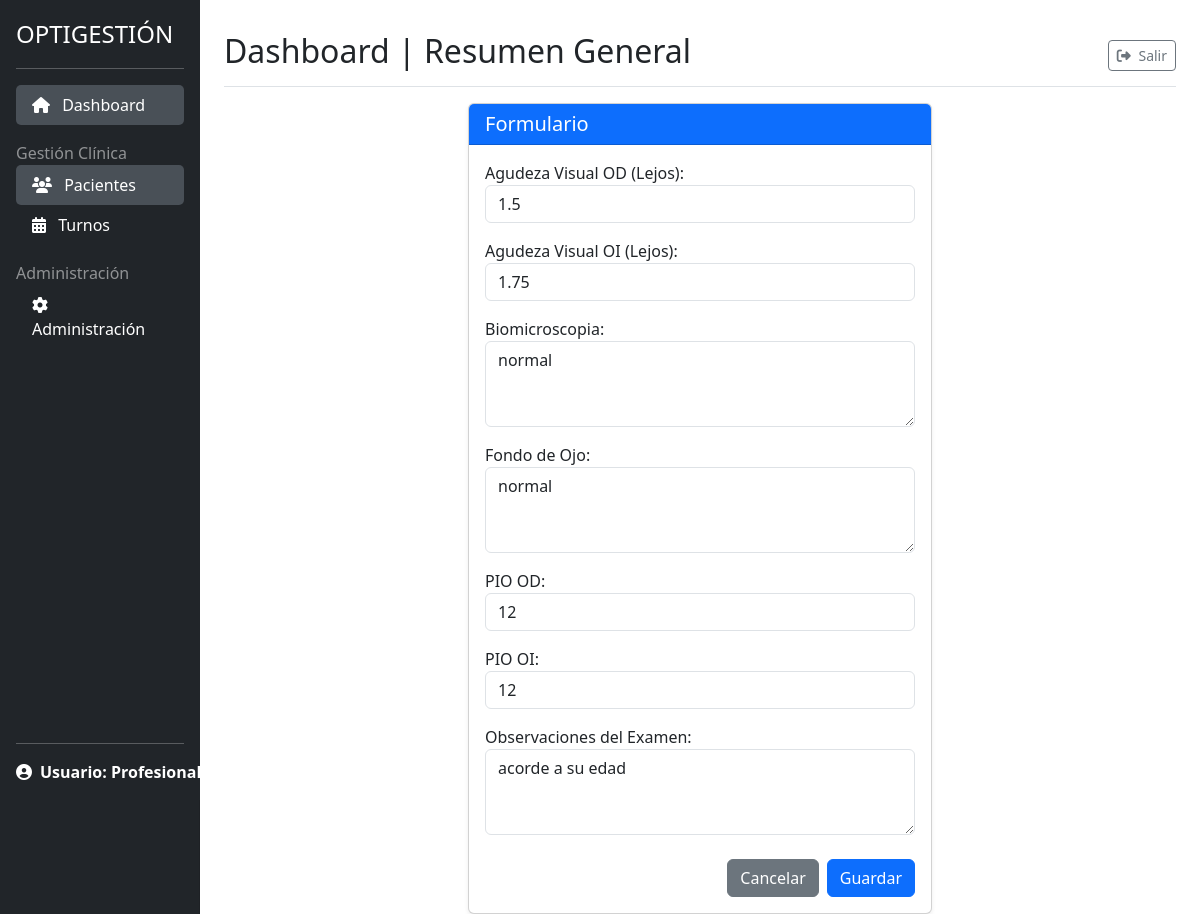
The app's page /pacientes/hc/2/examen/editar/ (signed in) with its own data.
### gestion_clinica/models.py (models this page shows, shortened)
class ExamenOftalmologico(models.Model):
    historia_clinica = models.OneToOneField(
        HistoriaClinica, on_delete=models.CASCADE, related_name='examen')
    agudeza_visual_od = models.CharField(
        max_length=50, blank=True, verbose_name="AV OD")
    agudeza_visual_oi = models.CharField(
        max_length=50, blank=True, verbose_name="AV OI")
    biomicroscopia = models.TextField(blank=True)
    fondo_ojo = models.TextField(blank=True, verbose_name="Fondo de Ojo")
    pio_od = models.CharField(
        max_length=20, blank=True, verbose_name="PIO OD")
    pio_oi = models.CharField(
        max_length=20, blank=True, verbose_name="PIO OI")
    observaciones = models.TextField(
        blank=True, verbose_name='Observaciones del Examen')
    class Meta:
        verbose_name = "Examen Oftalmológico"
        verbose_name_plural = "Exámenes Oftalmológicos"

### gestion_clinica/views.py (the view, shortened to what this page needs)
# urls.py: path('hc/<int:hc_pk>/examen/editar/', ExamenOftalmologicoUpdateView.as_view(),
class ExamenOftalmologicoUpdateView(LoginRequiredMixin, UpdateView):
    model = ExamenOftalmologico
    form_class = ExamenOftalmologicoForm
    template_name = 'gestion_clinica/examen_oftalmologico_form.html'
    def get_object(self, queryset=None):
        hc = get_object_or_404(HistoriaClinica, pk=self.kwargs['hc_pk'])
        return ExamenOftalmologico.objects.get_or_create(historia_clinica=hc)[0]
    def get_context_data(self, **kwargs):
        context = super().get_context_data(**kwargs)
        context['historia_clinica'] = self.object.historia_clinica
        context['paciente'] = self.object.historia_clinica.paciente
        return context

### gestion_clinica/forms.py
class ExamenOftalmologicoForm(BaseFormMixin, forms.ModelForm):
    agudeza_visual_od = forms.ChoiceField(
        choices=AV_CHOICES,
        required=False,
        label="Agudeza Visual OD (Lejos)",
    )
    agudeza_visual_oi = forms.ChoiceField(
        choices=AV_CHOICES,
        required=False,
        label="Agudeza Visual OI (Lejos)"
    )
    class Meta:
        model = ExamenOftalmologico
        fields = '__all__'
        exclude = ('historia_clinica',)
        widgets = {
            'pio_od': forms.TextInput(attrs={'placeholder': 'Ej: 14'}),
            'pio_oi': forms.TextInput(attrs={'placeholder': 'Ej: 14'}),
            'biomicroscopia': forms.Textarea(attrs={'rows': 3}),
            'fondo_ojo': forms.Textarea(attrs={'rows': 3}),
            'observaciones': forms.Textarea(attrs={'rows': 3}),
        }

### gestion_clinica/templates/gestion_clinica/examen_oftalmologico_form.html (shortened to what this page needs)
{% extends "gestion_clinica/form_base.html" %}
{% block back_url %}
    {% if object %}
        {% url 'pacientes:detalle_paciente' pk=object.historia_clinica.paciente.pk %}
    {% else %}
        {% url 'pacientes:lista_pacientes' %}
    {% endif %}
{% endblock back_url %}

### gestion_clinica/templates/gestion_clinica/form_base.html (shortened to what this page needs)
{% extends "gestion_clinica/base.html" %}
{% block content %}
<div class="row justify-content-center">
    <div class="col-md-8 col-lg-6">
        <div class="card shadow-sm">
            <div class="card-header bg-primary text-white">
                <h3 class="h5 mb-0">{% block card_title %}Formulario{% endblock card_title %}</h3>
            </div>
            <div class="card-body">
                <form method="post">
                    {% for field in form %}
                    <div class="mb-3">
                        {{ field.label_tag }}
                        {{ field }}
                    </div>
                    {% endfor %}
                    <div class="d-flex justify-content-end mt-4">
                        <a href="{% block back_url %}{% url 'pacientes:lista_pacientes' %}{% endblock back_url %}" class="btn btn-secondary me-2">Cancelar</a>
                        <button type="submit" class="btn btn-primary">Guardar</button>
                    </div>
                </form>
            </div>
        </div>
    </div>
</div>
{% endblock content %}

### static/css/styles.css (style rules this page uses)
html, body { height: 100%; }

### records on screen
ExamenOftalmologico: form "1.5" "1.75" "normal" "normal" "12" "12" "acorde a su edad"

### other values on screen
{{ field.label_tag }} "Agudeza Visual OD (Lejos):" "Agudeza Visual OI (Lejos):" "Biomicroscopia:" "Fondo de Ojo:" "PIO OD:" "PIO OI:" "Observaciones del Examen:"
